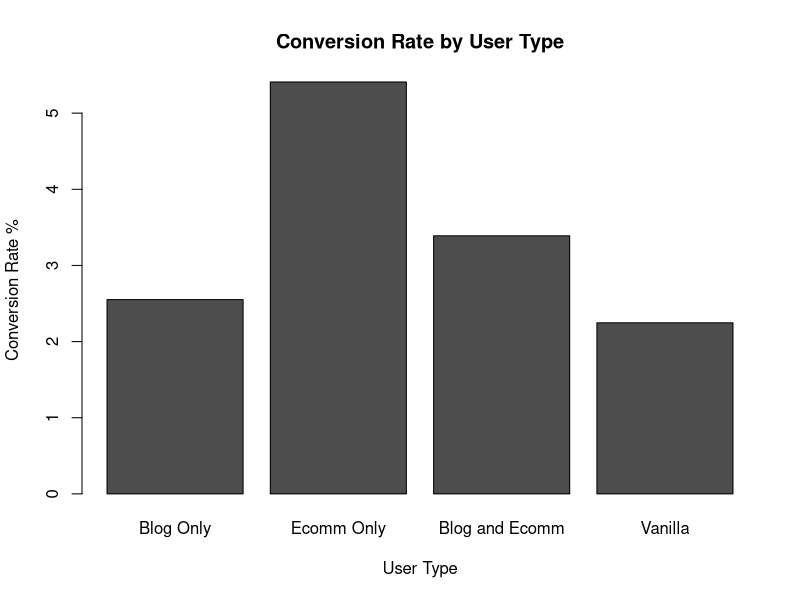
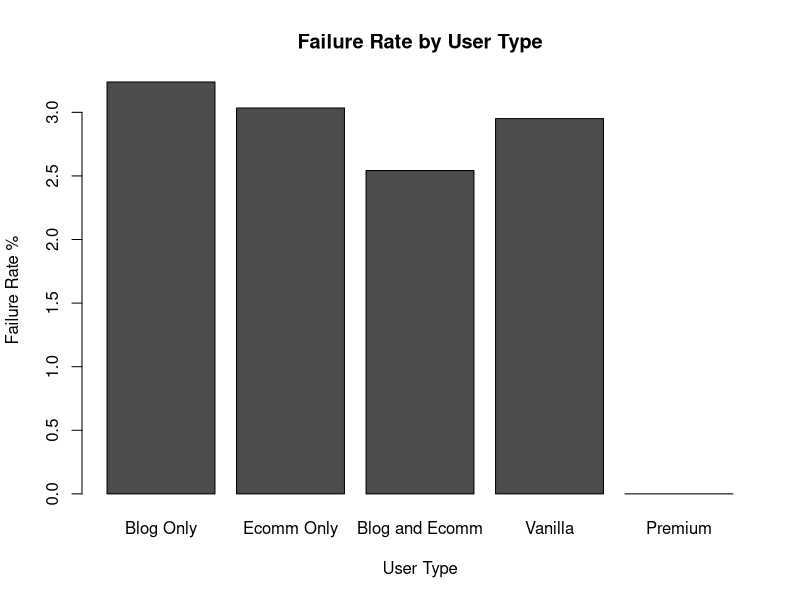

These figures' R source, in order:
events <- read.csv(file='events.csv', header=TRUE)
premium_users <- read.csv(file='premium.csv', header=TRUE)
premium_users <- premium_users$user.id

filter_events_by_type <- function(type) {
  use <- events$event == type
  users <- unique(events[use, 2])
  rm(use)
  return(users)
}

users_with_failure = filter_events_by_type('save Failure')

user_stats <- function(users) {
  premium_users = intersect(users, premium_users)
  conversion_rate = 100.0 * length(premium_users) / length(users)
  blog_only_users_with_failure = intersect(users_with_failure, blog_only_users)
  failed = intersect(users, users_with_failure)
  failure_rate = 100.0 * length(failed) / length(users)
  stats = list(users = users,
               premium_users = premium_users,
               conversion_rate = conversion_rate,
               failed = failed,
               failure_rate = failure_rate)
  return(stats)
}

blog_users = filter_events_by_type('provision Blog')
ecomm_users = filter_events_by_type('provision eComm')

blog_only_users <- setdiff(blog_users, ecomm_users)  # R setdiff is assymetric
ecomm_only_users <- setdiff(ecomm_users, blog_users)  # R setdiff is assymetric
blog_and_ecomm_users <- intersect(blog_users, ecomm_users)
vanilla_users <- setdiff(events$user.id, union(blog_users, ecomm_users))

blog_only_stats = user_stats(blog_only_users)
ecomm_only_stats = user_stats(ecomm_only_users)
blog_and_ecomm_stats = user_stats(blog_and_ecomm_users)
vanilla_stats = user_stats(vanilla_users)

# Conversion Rates
#TODO(toby): top bar goes off scale, add colors, increase label font size
graph_barplot_of_field <- function(field) {
}

barplot(t(c(blog_only_stats$conversion_rate,
            ecomm_only_stats$conversion_rate,
            blog_and_ecomm_stats$conversion_rate,
            vanilla_stats$conversion_rate)),
        names = c("Blog Only",
                  "Ecomm Only",
                  "Blog and Ecomm",
                  "Vanilla"),
        main = "Conversion Rate by User Type",
        ylab = "Conversion Rate %",
        xlab = "User Type")
dev.new()
premium_user_failure_rate = length(intersect(users_with_failure, premium_users)) / length(premium_users)  # 0.0
barplot(t(c(blog_only_stats$failure_rate,
            ecomm_only_stats$failure_rate,
            blog_and_ecomm_stats$failure_rate,
            vanilla_stats$failure_rate,
            premium_user_failure_rate)),
        names = c("Blog Only",
                  "Ecomm Only",
                  "Blog and Ecomm",
                  "Vanilla",
                  "Premium"),
        main = "Failure Rate by User Type",
        ylab = "Failure Rate %",
        xlab = "User Type")

#Get the timestamps for failures. Currently missing sub-second values
use <- events$event == 'save Failure'
failure_times <- strptime(events[use, 1], format="%Y-%d-%mT%H:%M:%S")
bins_by_hour <- cut(failure_times,
                    breaks=seq(as.POSIXct('2013-04-09 13:00:00'),
                               by='1 hour', length=10))
